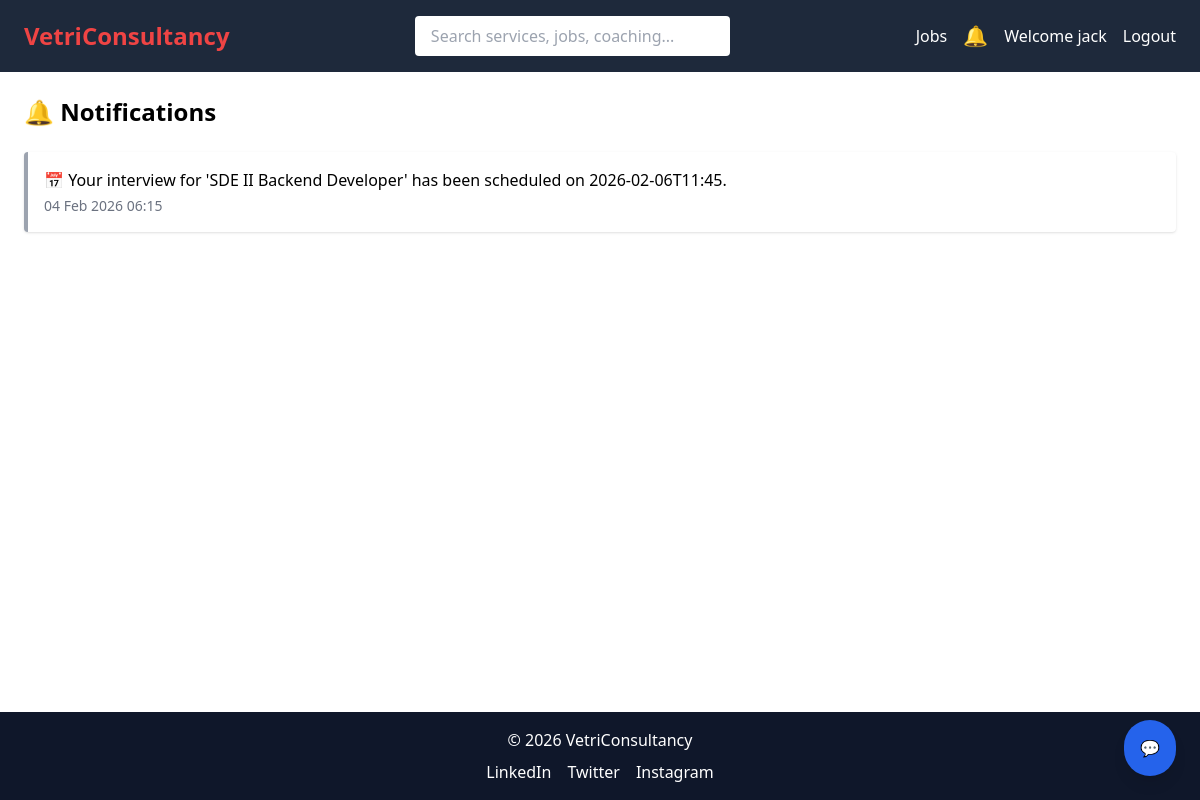
The app's page /notifications/ (signed in) with its own data.
### VCS/models.py (models this page shows, shortened)
class Notification(models.Model):
    user = models.ForeignKey(User, on_delete=models.CASCADE)
    message = models.TextField()
    is_read = models.BooleanField(default=False)
    created_at = models.DateTimeField(auto_now_add=True)

### VCS/views.py (the view)
# urls.py: path('notifications/', notifications, name='notifications'),
@login_required
def notifications(request):
    notes = Notification.objects.filter(user=request.user).order_by('-created_at')
    return render(request, 'notifications.html', {'notifications': notes})

### VCS/context_processors.py (called while the page is built)
def notification_count(request):
    if request.user.is_authenticated:
        unread_count = Notification.objects.filter(
            user=request.user,
            is_read=False
        ).count()
        latest_notifications = Notification.objects.filter(
            user=request.user
        ).order_by('-created_at')[:5]
    else:
        unread_count = 0
        latest_notifications = []
    return {
        'notification_count': unread_count,
        'latest_notifications': latest_notifications,
    }

### VCS/templates/notifications.html (shortened to what this page needs)
{% extends 'base.html' %}
{% block content %}
<h1 class="text-2xl font-bold mb-6">🔔 Notifications</h1>
<div class="space-y-4">
{% for note in notifications %}
<div class="bg-white p-4 rounded shadow border-l-4
    {% if note.is_read %}border-gray-400{% else %}border-blue-600{% endif %}">
    <p>{{ note.message }}</p>
    <p class="text-sm text-gray-500 mt-1">
        {{ note.created_at|date:"d M Y H:i" }}
    </p>
</div>
{% empty %}
<p>No notifications.</p>
{% endfor %}
</div>
{% endblock %}

### VCS/templates/base.html (shortened to what this page needs)
<!DOCTYPE html>
<html lang="en" x-data="{ open: false, bell:false }">
<head>
    <script src="https://cdn.tailwindcss.com"></script>
</head>
<body class="flex flex-col min-h-screen" x-data="{ open:false }">
<header class="bg-slate-800 text-white px-4 md:px-6 py-4 flex flex-col md:flex-row md:items-center md:justify-between">
    <div class="flex justify-between items-center w-full md:w-auto">
        <a href="/" class="text-2xl text-red-500 font-bold">
            VetriConsultancy
        </a>
    </div>
    <div :class="{'block': open, 'hidden': !open}" class="w-full mt-4 md:mt-0 md:flex md:items-center md:justify-between">
        <form action="/search/" method="get"
              class="w-full md:w-1/3 mx-auto mb-2 md:mb-0">
            <input type="text" name="q"
                placeholder="Search services, jobs, coaching..."
                class="w-full px-4 py-2 rounded text-black focus:outline-none">
        </form>
        <nav class="flex flex-col md:flex-row md:items-center space-y-2 md:space-y-0 md:space-x-4">
            <a href="/jobs/" class="hover:text-blue-300">Jobs</a>
            {% if user.is_authenticated %}
            <div class="relative" x-data="{ bell:false }">
                <button @click="bell = !bell" class="relative text-xl">
                    🔔
                </button>
            </div>
            {% if user.is_superuser or user.is_staff %}
                <a href="{% url 'admin_dashboard' %}" class="hover:text-yellow-300 font-semibold">
                    Dashboard
                </a>
            {% else %}
                <a href="{% url 'profile' %}" class="hover:text-blue-300">
                    Welcome {{ user.username }}
                </a>
            {% endif %}
            <form method="post" action="{% url 'logout' %}" class="inline">
                <button type="submit" class="hover:text-red-300">Logout</button>
            </form>
            {% else %}
                <a href="/login/" class="hover:text-blue-300">Login</a>
                <a href="/signup/" class="bg-blue-500 px-3 py-1 rounded hover:bg-blue-600">Signup</a>
            {% endif %}
        </nav>
    </div>
</header>
<main class="flex-grow px-4 md:px-6 py-6">
    {% block content %}{% endblock %}
</main>
<footer class="bg-slate-900 text-white text-center p-4 mt-auto">
    <p>© 2026 VetriConsultancy</p>
    <div class="flex justify-center space-x-4 mt-2">
        <span>LinkedIn</span>
        <span>Twitter</span>
        <span>Instagram</span>
    </div>
</footer>
<div x-data="{ openChat: false }" class="fixed bottom-6 right-6 z-50">
    <button @click="openChat = true"
            class="bg-blue-600 hover:bg-blue-700 text-white p-4 rounded-full shadow-lg flex items-center justify-center animate-float">
        💬
    </button>
</div>
</body>
</html>

### VCS/templates/base.html (style rules this page uses)
.animate-float { animation: float 8s ease-in-out infinite; }

### records on screen
Notification: message "📅 Your interview for 'SDE II Backend Developer' has been scheduled on 2026-02-06T11:45.", created_at "04 Feb 2026 06:15"

### other values on screen
{{ user.username }} "jack"
